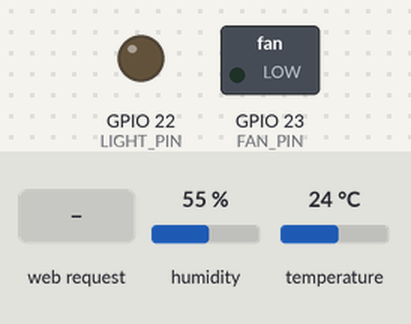
A sketch run on a simulated ESP32. Parts: switched loads named in the sketch (green lamp = pin HIGH), output pins drawn as LEDs (lit = HIGH). The inputs (shaded band) are chosen by the test bench; at power-on: temperature 24 °C, humidity 55 %. WiFi joins after 1.5 s; servers stay silent unless stated; what the sketch prints to the serial monitor is not drawn.

Above: at 2.7 s.
2.8 s: HTTP request GET /22/on received
At 3.9 s:
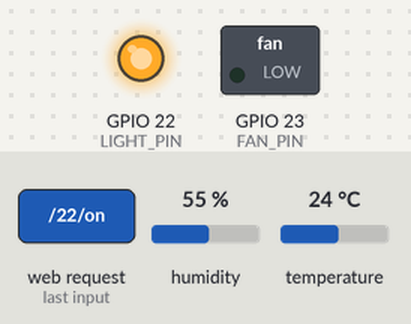
4.3 s: temperature set to 27 °C
At 7.0 s:
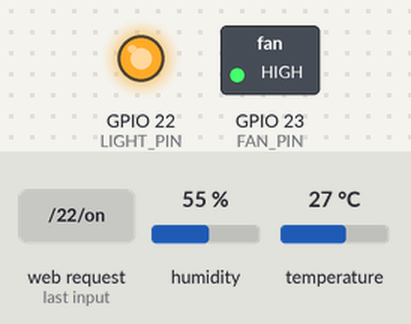
7.5 s: HTTP request GET /22/off received
At 8.7 s:
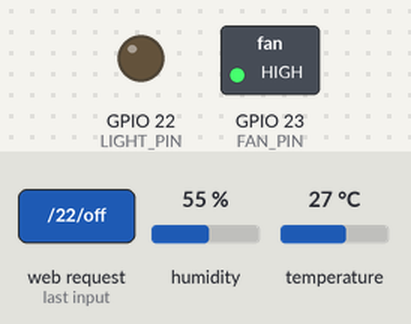
9.0 s: temperature set to 12 °C
At 11.2 s:
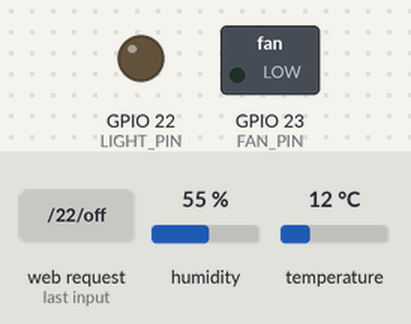
11.5 s: temperature set to 28 °C
At 12.9 s:
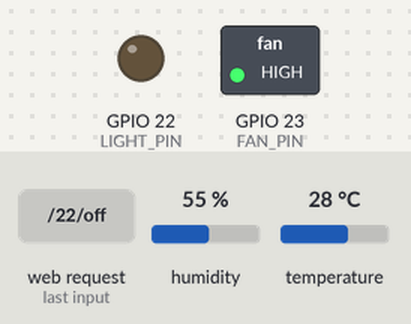
Timing chart, 0 to 14.5 s (numbered marks = the images above; inputs shaded):
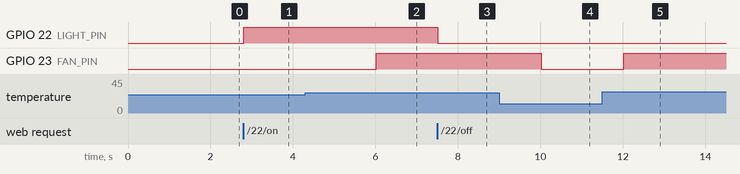

Measured:
- the behaviour switches between 25 and 26 °C on temperature (found by bisection; images 1 and 2)
- after the input at 2.8 s, GPIO 22 (LIGHT_PIN): LOW → HIGH at once
- after the input at 4.3 s, GPIO 23 (FAN_PIN): LOW → HIGH after 1.7 s
- after the input at 7.5 s, GPIO 22 (LIGHT_PIN): HIGH → LOW at once
- after the input at 9.0 s, GPIO 23 (FAN_PIN): HIGH → LOW after 1.0 s
- after the input at 11.5 s, GPIO 23 (FAN_PIN): LOW → HIGH after 0.53 s

The sketch:

home_automation.ino
```cpp
#include <WiFi.h>
#include <SimpleDHT.h>
#include <string>

const char* ssid = "VL_28";
const char* password =  "tenimtenim";
WiFiServer server(80);
String header;
String light_state = "off";
String fan_state = "off";
const int LIGHT_PIN = 22;
const int FAN_PIN = 23;
const int TEMP_PIN = 4;
unsigned long currentTime = millis();
unsigned long previousTime = 0;
unsigned long current_time_sensor = millis();
unsigned long previous_time_sensor = 0;
const long timeoutTime = 2000;
WiFiClient client;
SimpleDHT11 dht11;
int temperature_in_the_room = 0;

void setup() {

  Serial.begin(115200);

  pinMode(LIGHT_PIN, OUTPUT);
  pinMode(FAN_PIN, OUTPUT);
  digitalWrite(LIGHT_PIN, LOW);
  digitalWrite(FAN_PIN, LOW);

  wifi_connect();
}

void loop() {
  temperature_in_the_room = sensor_check();
  if(temperature_in_the_room >= 26){
    digitalWrite(FAN_PIN, HIGH);
  }
  else{
    digitalWrite(FAN_PIN, LOW);
  }
  client = server.available();

  if (client) {
    currentTime = millis();
    previousTime = currentTime;
    Serial.println("New Client found.");
    String currentLine = "";
    while (client.connected() && currentTime - previousTime <= timeoutTime) {
      currentTime = millis();
      if (client.available()) {
        char c = client.read();
        Serial.write(c);
        header += c;
        if (c == '\n') {
          if (currentLine.length() == 0) {
            if (header.indexOf("GET /22/on") >= 0) {
              Serial.println("GPIO 22 On");
              light_state = "on";
              digitalWrite(LIGHT_PIN, HIGH);
            } else if (header.indexOf("GET /22/off") >= 0) {
              Serial.println("GPIO 22 Off");
              light_state = "off";
              digitalWrite(LIGHT_PIN, LOW);
            }

            html_page();
            break;
          } else {
            currentLine = "";
          }
        } else if (c != '\r') {
          currentLine += c;
        }
      }
    }
    header = "";
    client.stop();
    Serial.println("Client disconnected.");
    Serial.println("");
  }
}

void wifi_connect() {
  Serial.print("Connecting to Network:");
  Serial.println(ssid);
  WiFi.begin(ssid, password);
  while (WiFi.status() != WL_CONNECTED) {
    delay(500);
    Serial.print(".");
  }
  Serial.println("");
  Serial.println("Connected. The device can be found at IP address: ");
  Serial.println(WiFi.localIP());
  server.begin();
}

void html_page() {
  client.println("<!DOCTYPE html><html>");
  client.println("<head><meta name=\"viewport\" content=\"width=device-width, initial-scale=1\">");
  client.println("<link rel=\"icon\" href=\"data:,\">");
  // CSS to style the on/off buttons
  client.println("<style>html { font-family: Helvetica; display: inline-block; margin: 0px auto; text-align: center;}");
  client.println(".button { background-color: #4CAF50; border: none; color: white; padding: 16px 40px;");
  client.println("text-decoration: none; font-size: 30px; margin: 2px; cursor: pointer;}");
  client.println(".button2 {background-color: #555555;}</style></head>");
  client.println("<body><h1>ESP32 Web Server</h1>");
  client.println("<p>GPIO 22 - Currently " + light_state + "</p>");
  if (light_state == "off") {
    client.println("<p><a href=\"/22/on\"><button class=\"button\">ON</button></a></p>");
  } else {
    client.println("<p><a href=\"/22/off\"><button class=\"button button2\">OFF</button></a></p>");
  }

  if(temperature_in_the_room >= 26){
    fan_state = "ON";
  }
  else{
    fan_state = "OFF";
  }

  client.println("<p>Fan is: " + fan_state + "</p>");

  client.println("</body></html>");
}

int sensor_check(){
  current_time_sensor = millis();
  byte t=0;
  byte h=0;
  if(current_time_sensor - previous_time_sensor >= 2000){
    previous_time_sensor = current_time_sensor;
    int err=dht11.read(TEMP_PIN, &t, &h, NULL);
    Serial.println(t);
    return t;
  }
  return temperature_in_the_room;
}
```
